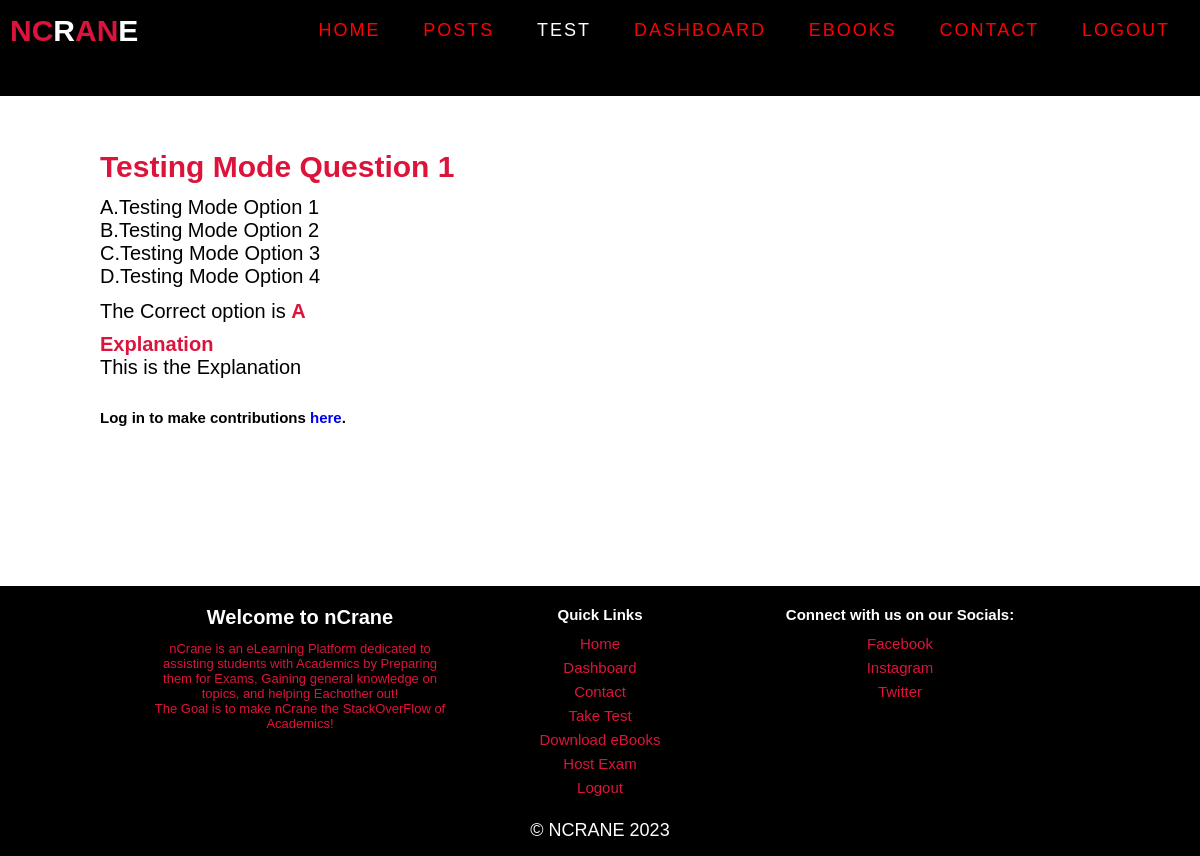
Screenshot of /objective/explanation/5ec10122-b157-4e87-8a28-ef6efa50f27a with the database file from the repository.
### examination/models.py (models this page shows, shortened)
class Objectives(models.Model):
    id = models.CharField(max_length = 1000000000000, default =uuid.uuid4, primary_key=True, editable = False)
    question = HTMLField()
    op1 = HTMLField()
    op2 = HTMLField()
    op3 = HTMLField()
    op4 = HTMLField()
    course = models.ForeignKey(Faculty.Courses, on_delete = models.CASCADE)
    correct_option = models.CharField(max_length=1000000, choices = (('a', 'a'),
                                                                                 ('b', 'b'),
                                                                                 ('c', 'c'),
                                                                                 ('d', 'd')))
    explanation = HTMLField()

### examination/views.py (the view)
# urls.py: path("objective/explanation/<str:pk>", views.objectives_explanations, name = "objectives_explanations"),
def objectives_explanations(request, pk):
    if request.method == "POST":
        comment = request.POST["comment"]
        objective_id = Objectives.objects.get(id = pk)
        comment_objective_model = CommentObjective.objects.create(username = request.user, question = objective_id, content = comment)
        user_profile = get_object_or_404(UserProfile, user = request.user)
        comment_objective_model.user_profile = user_profile
        comment_objective_model.save()
        return redirect("/objective/explanation/"+pk)
    else:
        objective_comments = CommentObjective.objects.filter(question = pk)[::-1]
        objective = Objectives.objects.get(id = pk)
        context = {
            'objective': objective,
            'objective_comments': objective_comments
        }
        return render(request, "examination/objective_explanation.html", context)

### templates/examination/objective_explanation.html (shortened to what this page needs)
{% load static %}
<!DOCTYPE html>
<html lang="en">
<head>
    <link rel="stylesheet" href="{% static 'header.css' %}">
    <link rel="stylesheet" href="https://cdnjs.cloudflare.com/ajax/libs/font-awesome/4.7.0/css/font-awesome.min.css">
    <link rel="stylesheet" href="{% static 'footer.css' %}">
    <link rel="stylesheet" href="{% static 'th_exp.css' %}">
    <link rel="stylesheet" type="text/css" href="https://cdn.tiny.cloud/1/djmdy4o85uemgvts9t5m6s3q0fto4f416htuiweq3m5j5v8u/tinymce/5/skins/ui/oxide/skin.min.css">
</head>
<body>
  {% include 'extensions/header.html' %}
<div class="study-mode-container">
      <div class="unit-question">
          <div class="question-box">
              <h1> {{ objective.question | safe }}</h1>
          </div>
          <div class="options-box">
            <ul>
                <li> A. {{ objective.op1 | safe }}</li>
                <li> B. {{ objective.op2 | safe }}</li>
                <li> C. {{ objective.op3 | safe }}</li>
                <li> D. {{ objective.op4 | safe }}</li>
            </ul>
        </div>
          <div class="answer">
            The Correct option is&nbsp; <span style="text-transform: uppercase; color:crimson; font-weight: bold;">{{ objective.correct_option }}</span>
          </div>
          <div class="explanation">
            <h1>Explanation</h1>
            <article class="explanation-box">
                {{ objective.explanation | safe }}
            </article>
          </div>
      </div>
      {% if user.is_authenticated %}
        <div class="comment-section">
          <form method="post">
            {% csrf_token %}
            <label>Write a Comment</label>
            <textarea  name="comment" placeholder="Contribute..."></textarea>
            <button>Submit</button>
          </form>
        </div>
      {% else %}
      <h2>Log in to make contributions <a href="/signin">here</a>.</h2>
      {% endif %}
  </div>
  {% include 'extensions/footer.html' %}
</body>
</html>

### static/header.css (style rules this page uses)
* { padding: 0; margin: 0; box-sizing: border-box; }
html { font-size: 10px; font-family: 'Poppins','Lucida Sans', 'Lucida Sans Regular', 'Lucida Grande', 'Lucida Sans Unicode', Geneva, Verdana, sans-serif,'Montserrat', sans-serif; scroll-behavior: smooth; }
a { text-decoration: none; }

### static/th_exp.css (style rules this page uses)
.study-mode-container { margin-top: 150px; margin-left: 100px; margin-right: 100px; }
.study-mode-container .unit-question { margin-bottom: 30px; }
.study-mode-container .question-box { font-size: 15px; color: crimson; }
.study-mode-container .options-box { margin-top: 12px; margin-bottom: 12px; }
.study-mode-container .options-box ul { font-size: 20px; list-style: none; }
.question-box h1:first-child, .options-box ul li { display: flex; flex-direction: row; }
.answer { font-size: 20px; display: flex; margin-top: 12px; margin-bottom: 10px; }
.explanation h1:first-child { color: crimson !important; }
.explanation article { font-size: 20px; }

### rows the page displays
Objectives: question "Testing Mode Question 1", op1 "Testing Mode Option 1", op2 "Testing Mode Option 2", op3 "Testing Mode Option 3", op4 "Testing Mode Option 4", correct_option "A", explanation "This is the Explanation"
